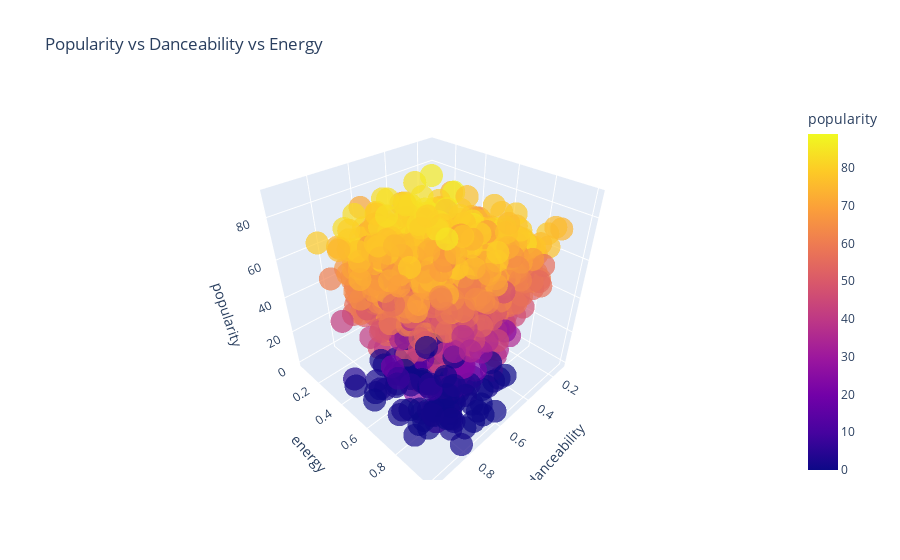

Here is the notebook cell this chart was saved with:
### Code cell
fig = px.scatter_3d(df, x="danceability", y="energy", z="popularity",
                     color="popularity", opacity=0.7, title="Popularity vs Danceability vs Energy")
fig.show()

### Figure 1 — Plotly figure (JSON) as saved in the notebook; plotly's stock layout.template omitted (floating-point values rounded to 4 significant figures; data arrays with more than 128 entries replaced by an {"elided": "..."} marker saying what was removed)
{"data": [{"hovertemplate": "danceability=%{x}<br>energy=%{y}<br>popularity=%{marker.color}<extra></extra>", "legendgroup": "", "marker": {"color": {"elided": "1941 float values"}, "coloraxis": "coloraxis", "opacity": 0.7, "symbol": "circle"}, "mode": "markers", "name": "", "scene": "scene", "showlegend": false, "type": "scatter3d", "x": {"elided": "1941 float values"}, "y": {"elided": "1941 float values"}, "z": {"elided": "1941 float values"}}], "layout": {"coloraxis": {"colorbar": {"title": {"text": "popularity"}}, "colorscale": [[0, "#0d0887"], [0.1111, "#46039f"], [0.2222, "#7201a8"], [0.3333, "#9c179e"], [0.4444, "#bd3786"], [0.5556, "#d8576b"], [0.6667, "#ed7953"], [0.7778, "#fb9f3a"], [0.8889, "#fdca26"], [1, "#f0f921"]]}, "legend": {"tracegroupgap": 0}, "scene": {"domain": {"x": [0, 1], "y": [0, 1]}, "xaxis": {"title": {"text": "danceability"}}, "yaxis": {"title": {"text": "energy"}}, "zaxis": {"title": {"text": "popularity"}}}, "title": {"text": "Popularity vs Danceability vs Energy"}}}
